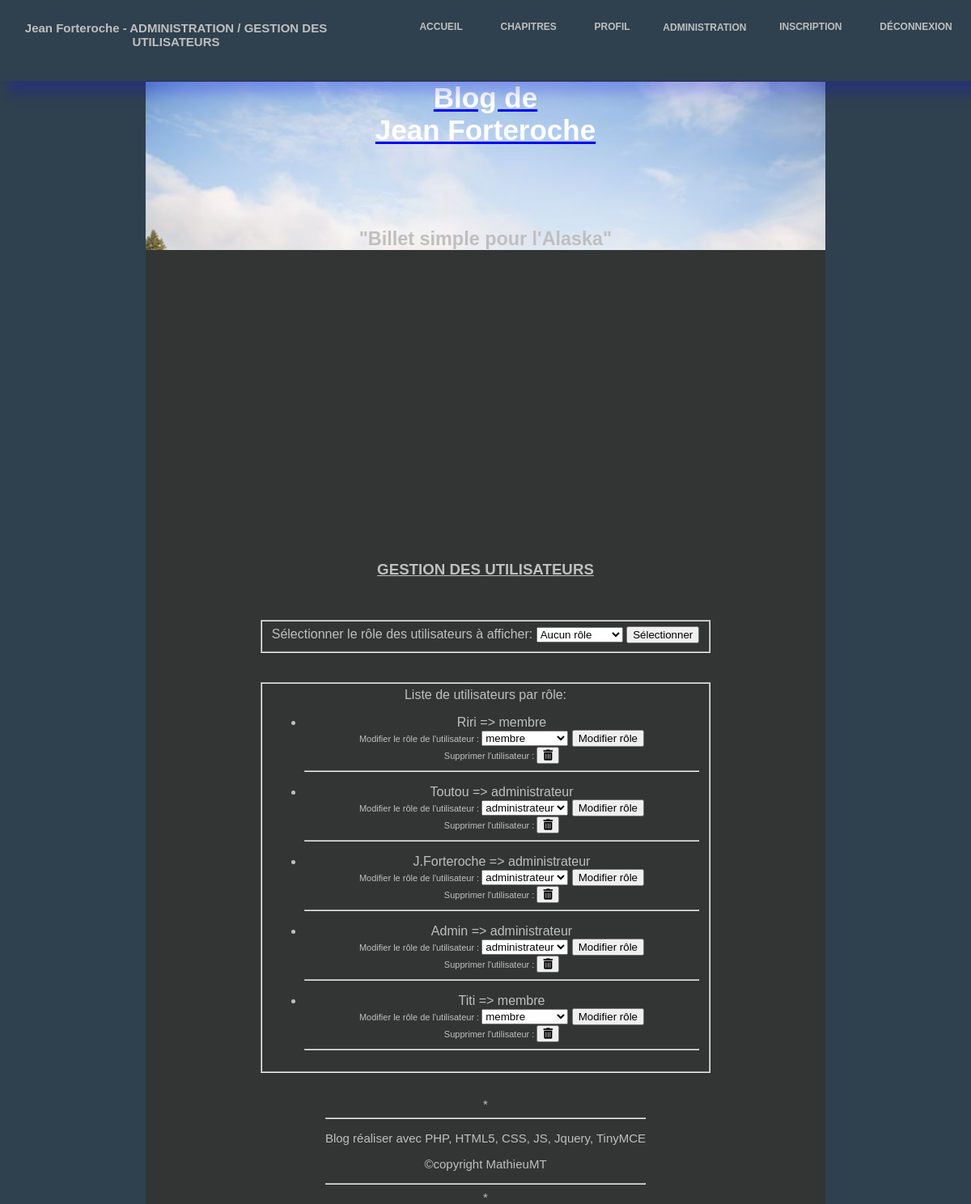
Screenshot of /index.php?action=roleUsers&id=57 (signed in) with the database file from the repository.
### tables this page shows
CREATE TABLE `members` (
  `id` int(11) NOT NULL,
  `role` int(255) NOT NULL,
  `nickname` varchar(255) NOT NULL,
  `pass` text NOT NULL,
  `email` varchar(255) NOT NULL,
  `registration_date` datetime NOT NULL,
  `avatar` text,
  `signature` text
);

CREATE TABLE `roles` (
  `role_id` int(11) NOT NULL,
  `role_name` varchar(255) NOT NULL
);

### Controller/AdminControllerUser.php (called while the page is built, shortened)
<?php
require_once 'Model/AdminManagerUser.php';
class AdminControllerUser {
    private $roleOfUsers;
    public function __construct() {
        $this->roleOfUsers = new AdminManagerUser();
    }
    public function showRoles() {
        $roleOfUsers = $this->roleOfUsers->getRoleOfUsers();
        if (isset($_POST['role'])) {
            $usersByRole = $this->roleOfUsers->getUsersByRole($_POST['role']);
            if ($_POST['role'] == 'tous') {
                $usersByRole = $this->roleOfUsers->getAllUsersByRole($_POST['role']);
            }
        }else {
            $usersByRole = $this->roleOfUsers->getUsersByRole();
        }
        $view = new View("adminUserView");
        $view->generate(array('roleOfUsers' => $roleOfUsers, 'usersByRole' => $usersByRole));
    }
}

### index.php (called while the page is built, shortened)
<?php
$router = new Router();
$router->routerQuery();

### Model/AdminManagerUser.php (called while the page is built, shortened)
<?php
require_once 'Model/Model.php';
class AdminManagerUser extends Model  {
    public function getUsersByRole($role = NULL) {
        if ($role == NULL) {
             $sql = 'SELECT m.id, m.role, m.nickname, m.pass, m.email, DATE_FORMAT(registration_date, \'%d/%m/%Y à %Hh%imin%ss\') AS registration_date_fr, m.avatar, m.signature, r.role_id, r.role_name FROM members m LEFT JOIN roles r ON m.role = r.role_id';
            $usersByRole = $this->executeQuery($sql);
        }
            if ($usersByRole->rowCount() >= 0) {
                return $usersByRole->fetchAll();
            }
    }
}

### Model/Model.php (called while the page is built)
<?php
class Model {
    private $db;
    protected function executeQuery($sql, $settings = null) {
       if ($settings == null) {
            $result = $this->dbConnect()->query($sql);
        }
        else {
            $result = $this->dbConnect()->prepare($sql);
            $result->execute($settings);
        }
        return $result;
    }
    private function dbConnect() {
        if ($this->db == null) {
            $this->db = new PDO('mysql:host=localhost; dbname=simpleBlog;charset=utf8', 'root', 'root', array(PDO::ATTR_ERRMODE => PDO::ERRMODE_EXCEPTION));
        }
        return $this->db;
    }
}

### View/adminUserView.php (the view, shortened to what this page needs)
<?php
if (isset($_SESSION['id']) && $_SESSION['role'] === '2') {
?>
<p><u><h3 class="titre_gestion_blog">GESTION DES UTILISATEURS</h3></u></p>
<div id="users">
    <form method="post" action="index.php?action=roleUsers" id="form_roleUsers">
        <fieldset>Sélectionner le rôle des utilisateurs à afficher:
            <select name="role" id="role">
                <option value="nothing">Aucun rôle</option>
            </select>
            <input type="submit" name="btn_dropdown_role" value="Sélectionner" />
        </fieldset><br /><br />
     </form>
        <fieldset>Liste de utilisateurs par rôle:
           <?php foreach($usersByRole as $u_role ): ?>
                <ul>
                    <li>
                        <?= $u_role['nickname'] ?> => <?= $u_role['role_name'] ?><br />
                        <form method="post" action="index.php?action=updateRoleUsers">
                        <label>Modifier le rôle de l'utilisateur : </label>
                        <select name="updateRole">
                            <option value="1" <?php if ($u_role['role_id'] === '1') {
        ?>selected="selected"<?php
    } ?>>membre</option>
                            <option value="2" <?php if ($u_role['role_id'] === '2') {
        ?>selected="selected"<?php
    } ?>>administrateur</option>
                        </select>
                        <input type="submit" name="btn_update_role" value="Modifier rôle" />
                        </form>
                        <form method="post" action="index.php?action=deleteUser">
                            <label for="deleteUser">Supprimer l'utilisateur : </label><button type="submit" name="deleteUser" id="deleteUser"><i class="fas fa-trash-alt"></i></button>
                        </form>
                        <hr />
                    </li>
                </ul>
            <?php endforeach; ?>
        </fieldset>
</div>
<?php
}
?>

### Content/CSS/style.css (style rules this page uses)
* { box-sizing: border-box; }
html, body { padding: 0; margin: 0; text-align: center; }
body { color: #bfbfbf; background-color: #2f404f; font-family: 'Futura-Medium', 'Futura', 'Trebuchet MS', sans-serif; }
input::placeholder { text-align: center; font-size: 7px; }
label { font-size: 11px; }
h3.titre_gestion_blog { text-align: center; }
fieldset { text-align: center; margin: auto; box-sizing: border-box; }
@media screen and (min-width: 768px) { input::placeholder { font-size: 12px; } }

### rows the page displays
members: nickname "Riri", roles.role_name "membre"
members: nickname "Toutou", roles.role_name "administrateur"
members: nickname "J.Forteroche", roles.role_name "administrateur"
members: nickname "Admin", roles.role_name "administrateur"
members: nickname "Titi", roles.role_name "membre"

### other values shown
$title "Jean Forteroche - ADMINISTRATION / GESTION DES UTILISATEURS"
